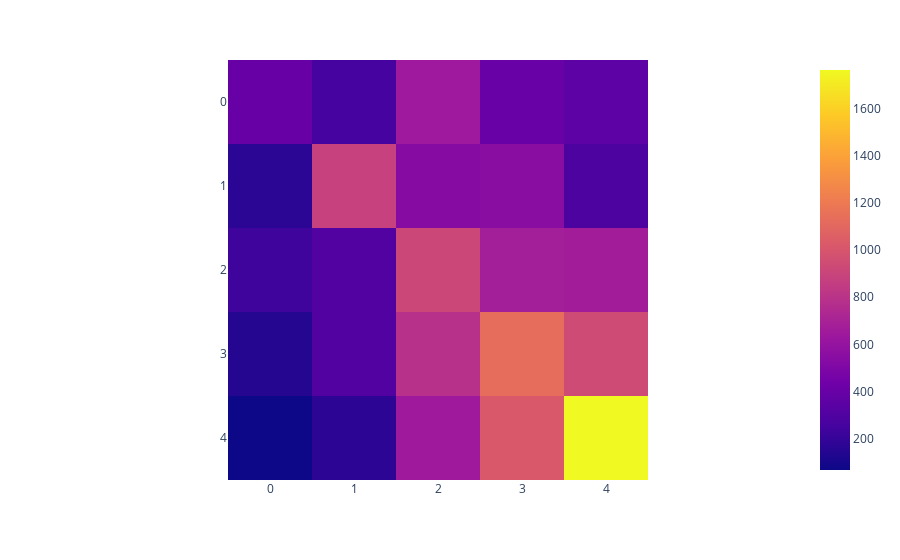

Write notebook code for a chart like this one.
### Code cell
res.ts_graph_vals['age_mixing_matrix']
px.imshow(res.ts_graph_vals['age_mixing_matrix'])

### Figure 1 — Plotly figure (JSON) as saved in the notebook; plotly's stock layout.template omitted (floating-point values rounded to 4 significant figures)
{"data": [{"coloraxis": "coloraxis", "hovertemplate": "x: %{x}<br>y: %{y}<br>color: %{z}<extra></extra>", "name": "0", "type": "heatmap", "xaxis": "x", "yaxis": "y", "z": [[398.4, 261.8, 643.7, 401.6, 356.1], [165.8, 881.6, 532.8, 550.8, 285.6], [231.8, 311.4, 915.5, 673.3, 664.1], [141.9, 310.9, 786.1, 1134.0, 938.0], [67.3, 170.5, 647.3, 1019.0, 1764.0]]}], "layout": {"coloraxis": {"colorscale": [[0, "#0d0887"], [0.1111, "#46039f"], [0.2222, "#7201a8"], [0.3333, "#9c179e"], [0.4444, "#bd3786"], [0.5556, "#d8576b"], [0.6667, "#ed7953"], [0.7778, "#fb9f3a"], [0.8889, "#fdca26"], [1, "#f0f921"]]}, "margin": {"t": 60}, "xaxis": {"anchor": "y", "constrain": "domain", "domain": [0, 1], "scaleanchor": "y"}, "yaxis": {"anchor": "x", "autorange": "reversed", "constrain": "domain", "domain": [0, 1]}}}
